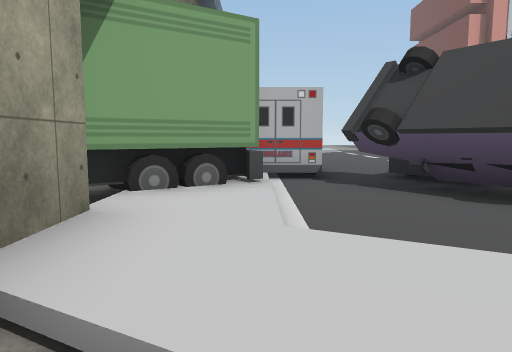
View 1 (above)

20 first-person views from a walk through a 3-D level made in the Unity game engine. The camera is 1.4 m above the floor, tilts 6° down and sees 70° across. Doors are open. The floor is counted in squares, 2 m on a side. Each view is taken from the middle of a square. On the plan, view 1 faces up. The plan holds only what a view shows up to about 11 squares ahead; the rest is blank. The place goes on beyond the plan. The player is left out. Some animated figures are left out. Some surface patterns are stand-ins.

View 2
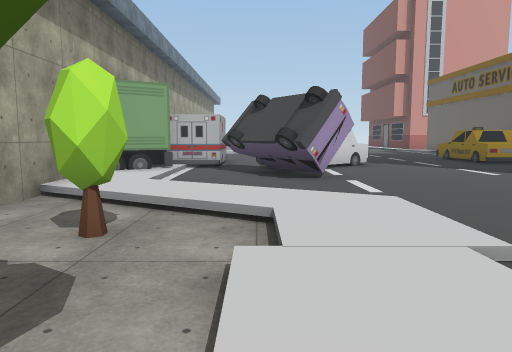

View 3
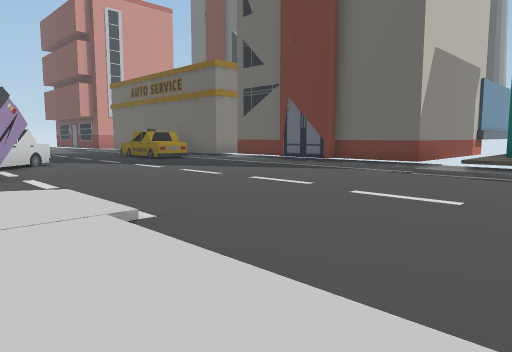

View 4
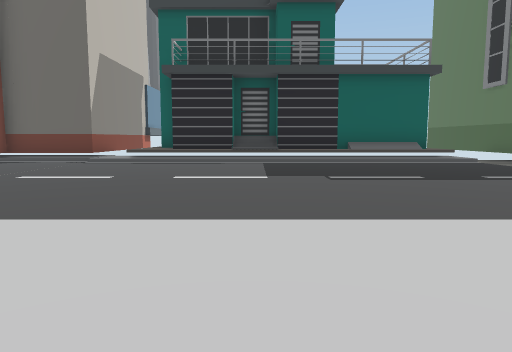

View 5
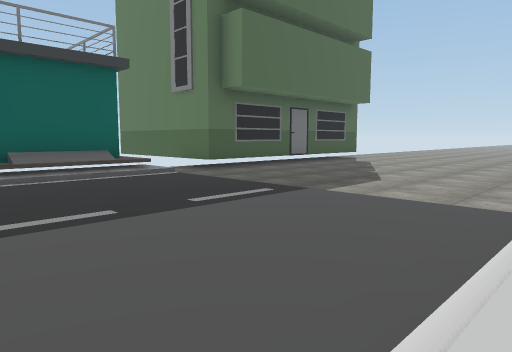

View 6
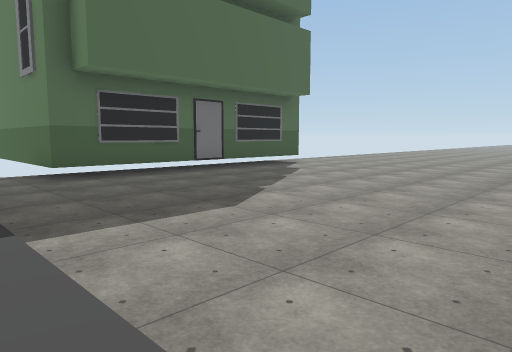

View 7
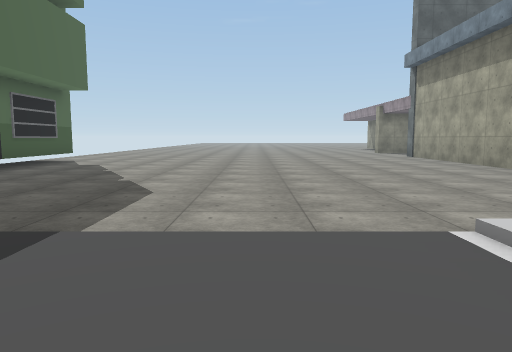

View 8
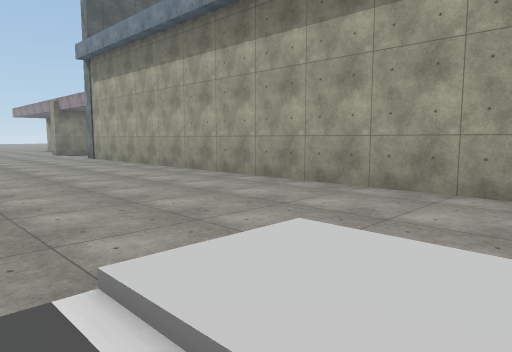

View 9
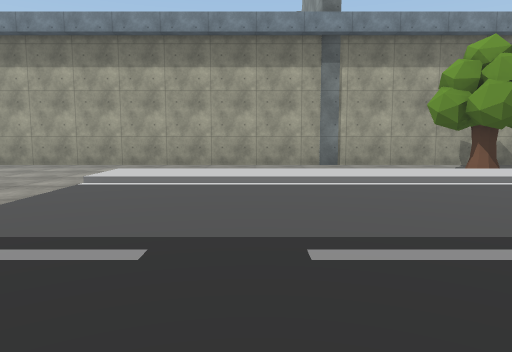

View 10
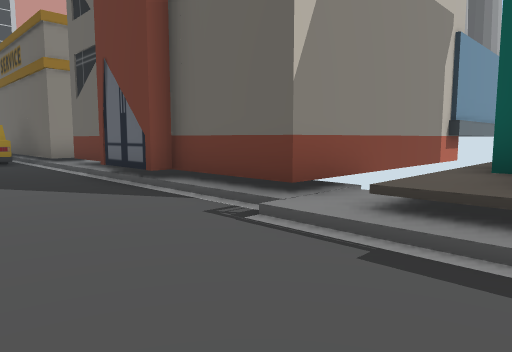

View 11
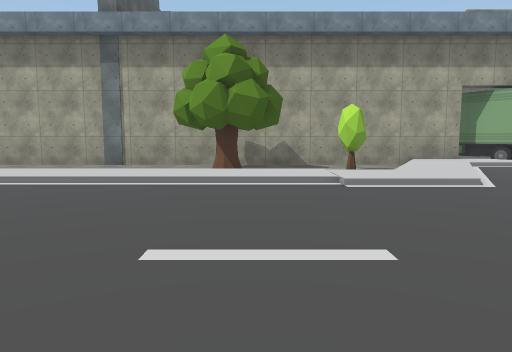

View 12
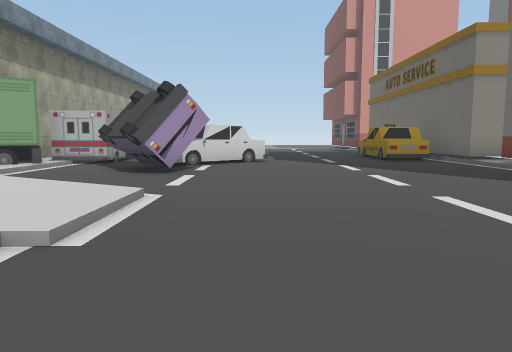

View 13
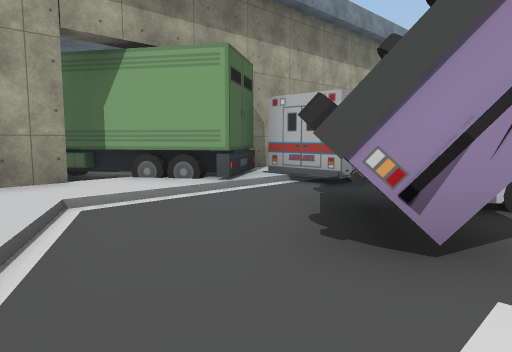

View 14
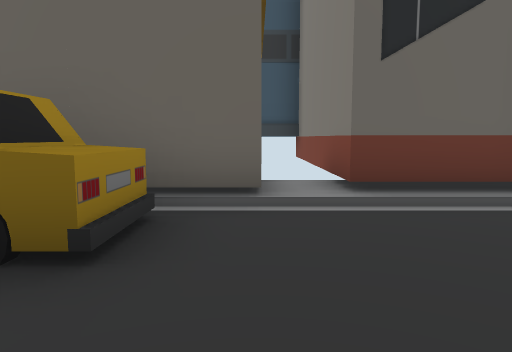

View 15
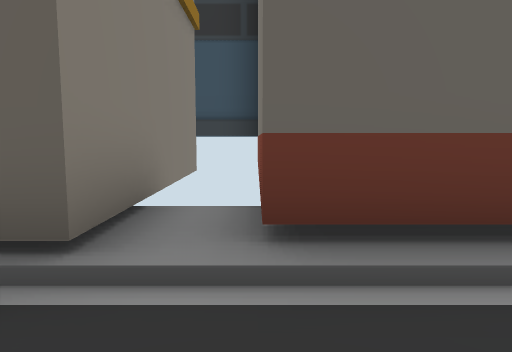

View 16
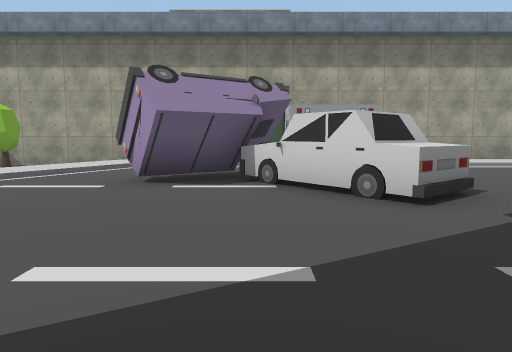

View 17
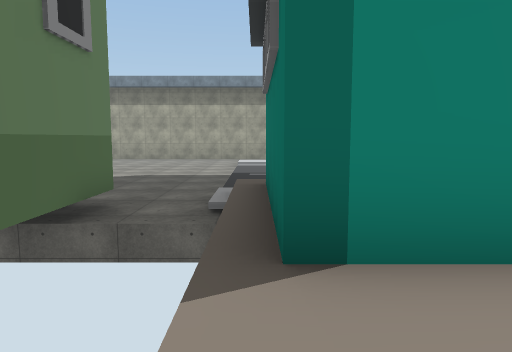

View 18
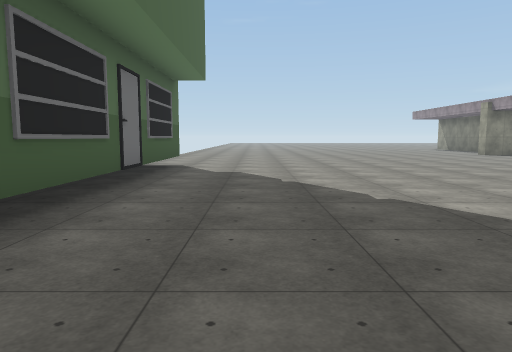

View 19
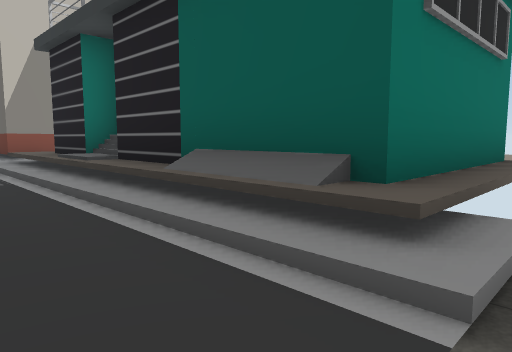

View 20
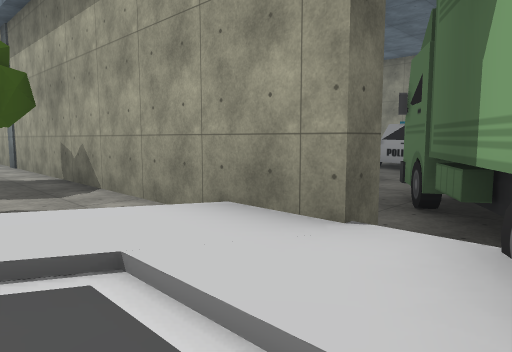

### Floor plan
Key: @ floor where view 1 was taken; # wall or solid block; x gap in a wall; . main floor; - floor 0.25 m lower than the main floor; : floor 0.5 m higher than the main floor; / step, stairs or slope; C car; T tree; B building; O other object.
Columns run from 4 left of view 1 to 19 right of it. Each row starts with its distance up from view 1.
  7   # OO..CC...OOB
  6   x.OO.CC......BBBBBB
  5   OOO.CC.......BBBBBB#
  4   OO/.OOO......B
  3  OO./..O.......B
  2 OO#.//.........B
  1   #//./........B
  0   #-@//........B
 -1   #--O/........BBB    B
 -2   #---/........./BBBBBBB
 -3   #---/......../:#
 -4   #-T /......../##
 -5   #-- /......../#
 -6   #---/......../#
 -7   #-- /......../#
 -8   #-- /......../#
 -9   #-- /......../#
-10   #---/......../####:
-11   #---/......../::::::
-12   #--------------#
-13   #--------------BBBB
-14   #-------------B
-15   #------------B
-16   #------------B
-17   #------------B
-18   #-------------B
-19   #------------B
-20   #------------B

Positions as (right, up) in squares from view 1, and headings:
1: (0, 0), facing up
2: (2, -4), facing up
3: (2, -5), facing up-right
4: (1, -6), facing right
5: (3, -7), facing down-right
6: (3, -11), facing down-right
7: (5, -9), facing down
8: (4, -10), facing down-left
9: (9, -9), facing left
10: (8, -4), facing up-right
11: (9, -3), facing left
12: (5, -4), facing up
13: (4, 1), facing up-left
14: (7, 6), facing right
15: (9, 5), facing right
16: (9, 5), facing left
17: (17, -11), facing left
18: (9, -11), facing down
19: (9, -12), facing up-right
20: (1, 4), facing down-left
